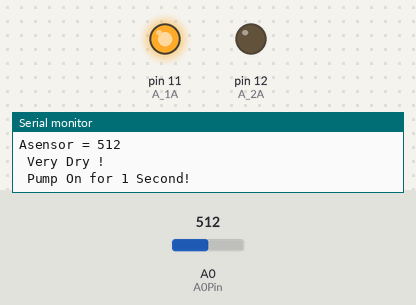
The sketch below on a simulated Arduino Uno, built with avr-gcc and run on an emulated ATmega328P. Shown: output pins drawn as LEDs (lit = HIGH), the last lines printed to the serial monitor. Inputs (shaded band) come from the test bench; at power-on: A0 (A0Pin) = 512.

Above: at 2.8 s.
2.9 s: A0 (A0Pin) set to 482
At 5.6 s:
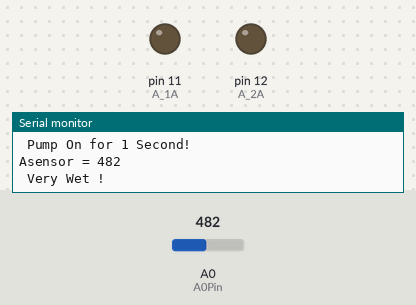
7.5 s: A0 (A0Pin) set to 510
At 9.9 s:
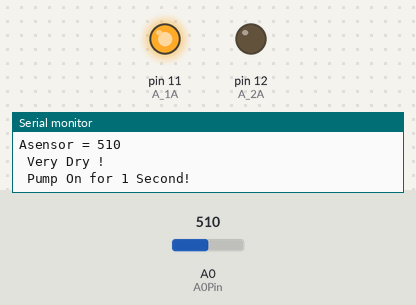
10.5 s: A0 (A0Pin) set to 490
At 14.2 s:
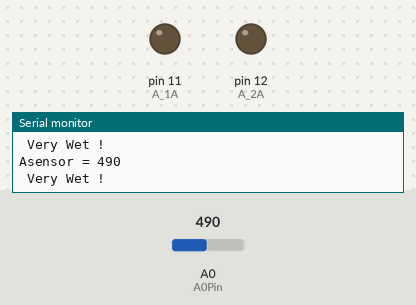
Timing chart, 0 to 15.7 s (numbered marks = the images above; inputs shaded):
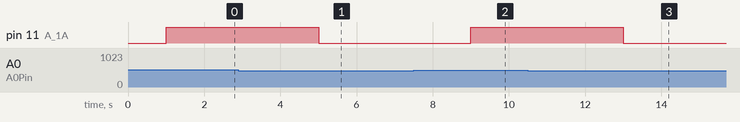

Measured:
- the behaviour switches between 501 and 500 on A0 (A0Pin) (found by bisection; images 0 and 1)
- after the input at 2.9 s, pin 11 (A_1A): HIGH → LOW after 2.1 s
- after the input at 7.5 s, pin 11 (A_1A): LOW → HIGH after 1.5 s
- after the input at 10.5 s, pin 11 (A_1A): HIGH → LOW after 2.5 s

The sketch:

sketch_dec12a.ino
```cpp
/* Auto Water Pot - 자동 물공급 화분 */
#define A0Pin 0
int sensorVal = 0;
int A_1A = 11;
int A_2A = 12;

void setup()
{
  Serial.begin(9600);
  pinMode(4, INPUT);
  pinMode(A_1A, OUTPUT);
  pinMode(A_2A, OUTPUT);
}

void loop()
{
  sensorVal = analogRead(A0Pin);  // 토양센서값 읽어 저장
  delay(1000);
  Serial.print("Asensor = ");
  Serial.println(sensorVal);  // 0(습함) ~ 1023(건조)값 출력
  if ( sensorVal <= 500)
  {
    Serial.println(" Very Wet ! ");
    stop();
  }
  else if ( sensorVal > 500)
  {
    Serial.println(" Very Dry ! ");
    pump(1);
    Serial.println(" Pump On for 1 Second!");
    delay(1000);
  }
}


void pump(int flag)
{
  boolean inPin1 = HIGH;
  boolean inPin2 = LOW;

  if(flag == 1) {
    inPin1 = HIGH;
    inPin2 = LOW;
  }
  digitalWrite(A_1A, inPin1);
  digitalWrite(A_2A, inPin2);
}

void stop() {
  digitalWrite(A_1A, LOW);
  digitalWrite(A_2A, LOW);
}
```
